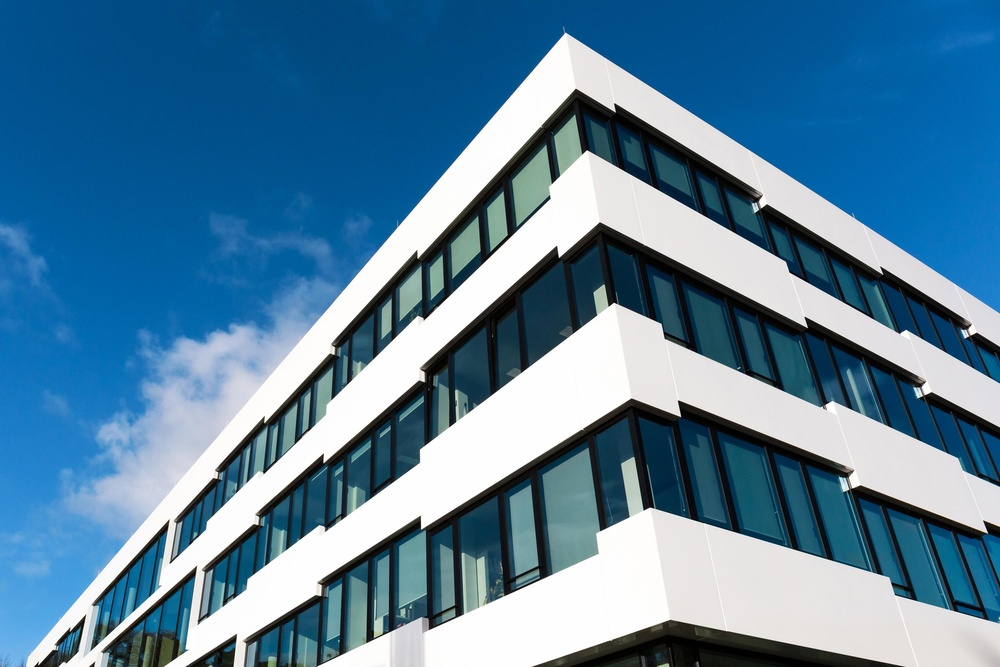
#> input picture Computer Vision lab expeiments/exp3.py/image.jpg, 1000 x 667 px, shrunk from 3000 x 2000 before the run
$ python exp3.py
#> lines starting #> are read from the running program, lines starting #| are printed output that depends on the picture

import cv2
import matplotlib.pyplot as plt

img = cv2.imread("image.jpg")
#> img is the input picture: shape (667, 1000, 3); mean B, G, R 158.6, 130, 87.4

if img is None:
    print("Image not found")
else:
    # Convert to grayscale
    gray = cv2.cvtColor(img, cv2.COLOR_BGR2GRAY)
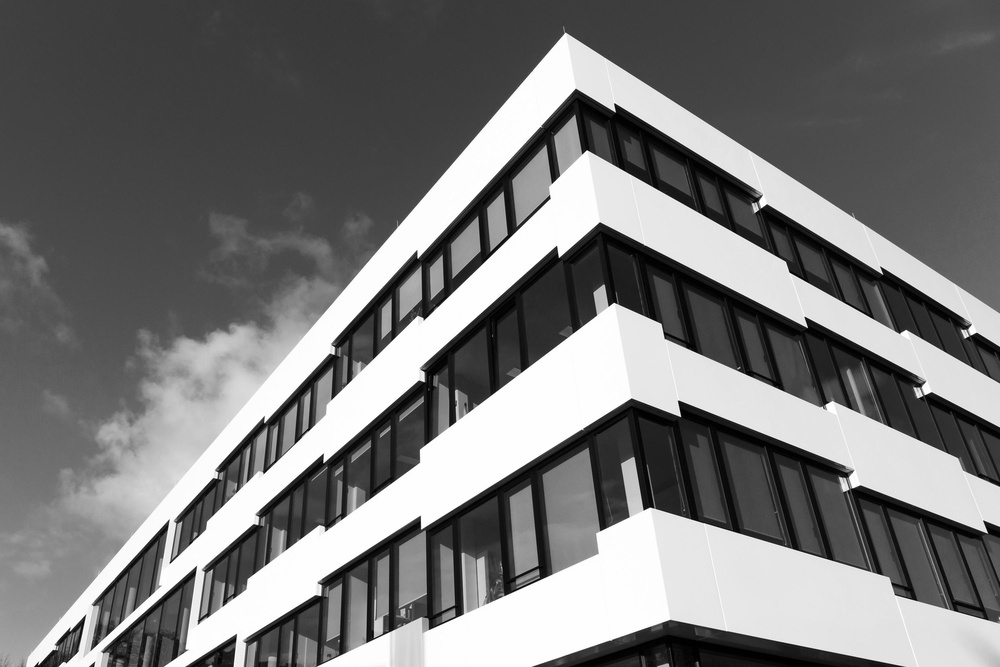
#> gray: shape (667, 1000); min 0, max 255, mean 120.5

    # Detect edges using Canny
    edges = cv2.Canny(gray, 100, 200)
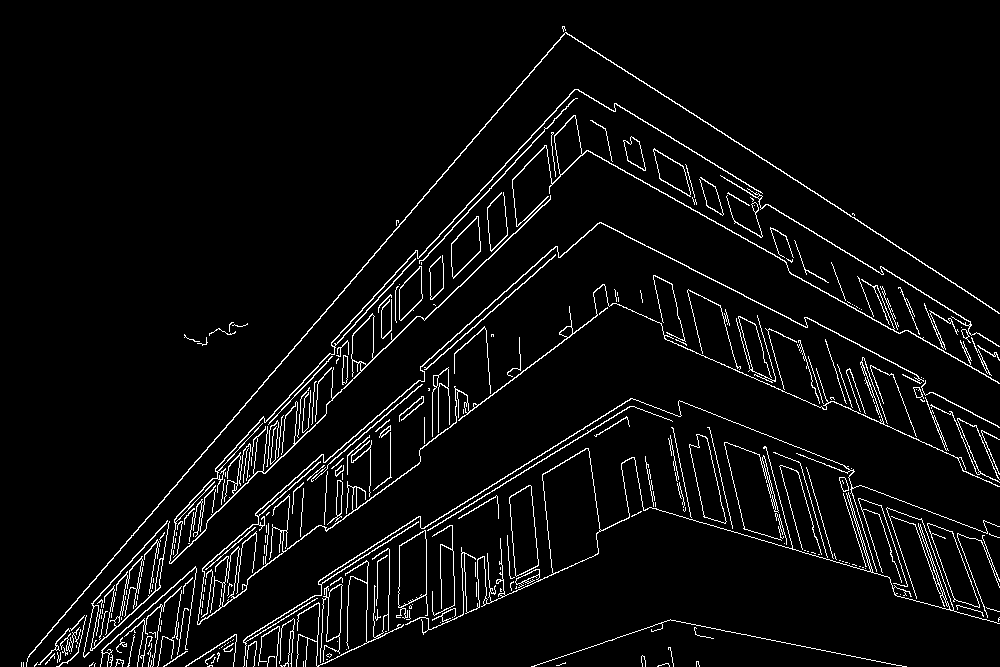
#> edges: shape (667, 1000); 4.6% white in thin lines or dots

    plt.subplot(1, 2, 1)
    plt.imshow(cv2.cvtColor(img, cv2.COLOR_BGR2RGB))
    plt.title("Original Image")
    plt.axis("off")

    plt.subplot(1, 2, 2)
    plt.imshow(edges, cmap="gray")
    plt.title("Canny Edges")
    plt.axis("off")

    plt.show()
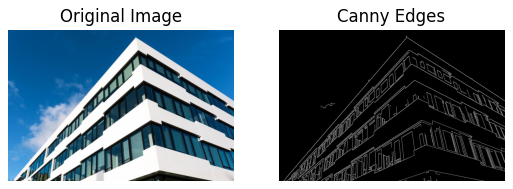
#> figure drawn by matplotlib, 2 panels
